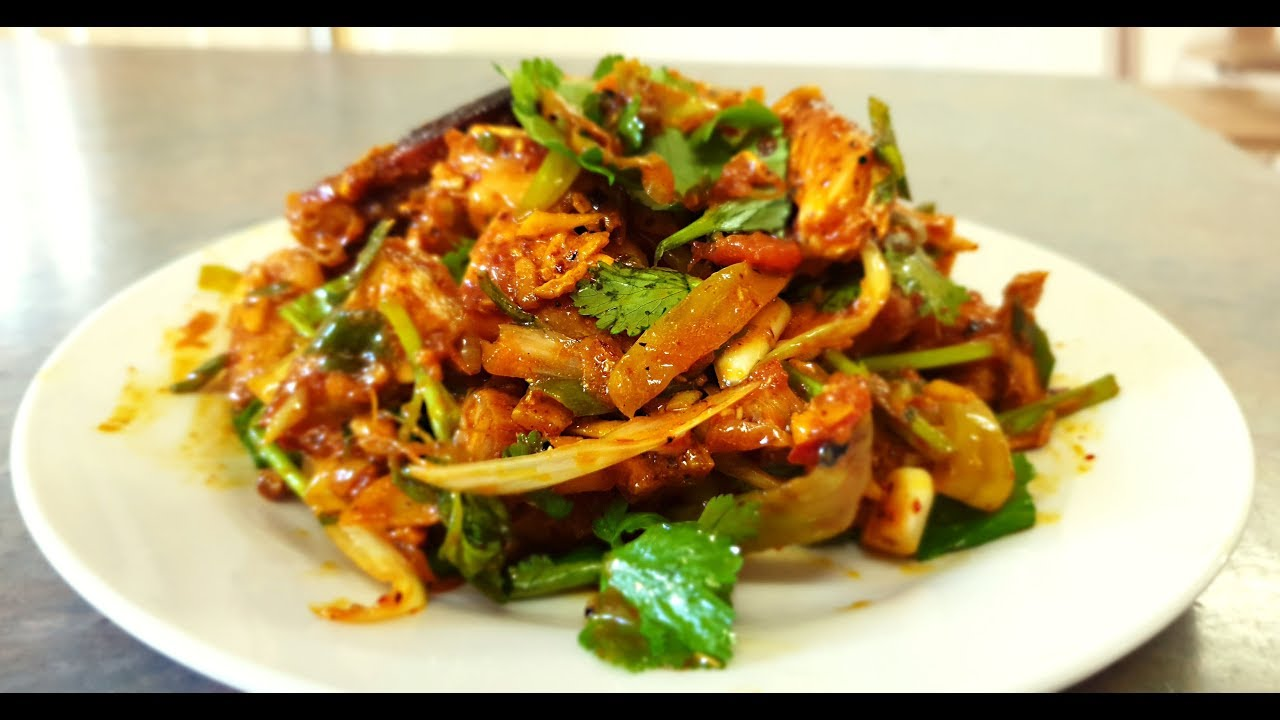
#> input picture data/raw/Chhoila/ch10.jpg, 1280 x 720 px; its folder holds only this picture in this run
$ jupyter execute Prepare-Dataset.ipynb
#> lines starting #> are read from the running program, lines starting #| are printed output that depends on the picture
[cell 1]
import os
import cv2
import matplotlib.pyplot as plt

[cell 2]
def preprocess_train_images(img):
    gray = cv2.cvtColor(img, cv2.COLOR_BGR2GRAY)
    resized_img=cv2.resize(gray,(256,256))
    return resized_img

[cell 3]
os.listdir("../data/raw/")

[cell 4]
for item in os.listdir('../data/raw'):
    for c,img in enumerate(os.listdir("../data/raw/"+item)):
        img_path="../data/raw/"+item+'/'+img
        loaded_img=cv2.imread(img_path)
#> loaded_img is the input picture: shape (720, 1280, 3); mean B, G, R 109.3, 156.6, 178.5
        processed_img=preprocess_train_images(loaded_img)
#> in preprocess_train_images, `gray = cv2.cvtColor(img, cv2.COLOR_BGR2GRAY)`:
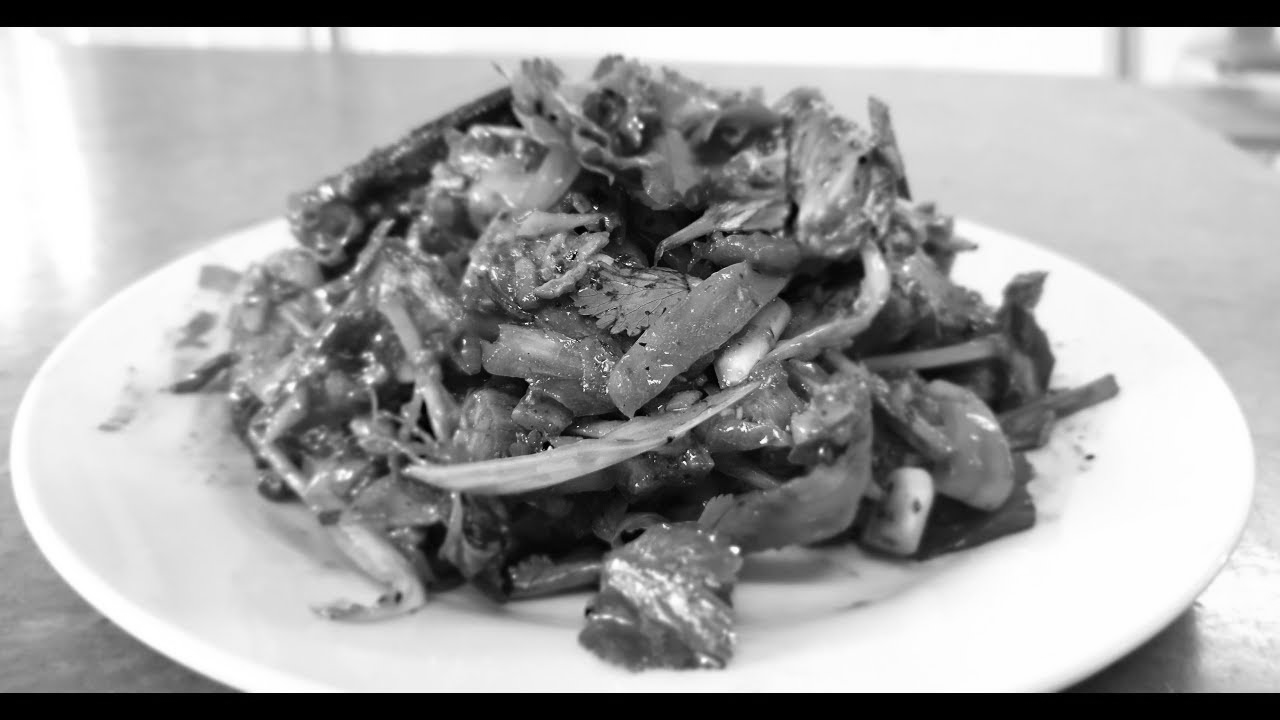
#> gray: shape (720, 1280); min 0, max 255, mean 157.8
#> in preprocess_train_images, `resized_img=cv2.resize(gray,(256,256))`:
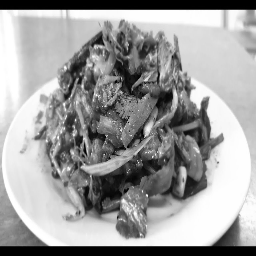
#> resized_img: shape (256, 256); min 0, max 255, mean 157.4
        saving_filename="item"+str(c)+".jpg"
        cv2.imwrite('../data/processed/'+item+"/"+saving_filename,processed_img)
#> pass 2 of the loop `for item in os.listdir('../data/raw'):`:
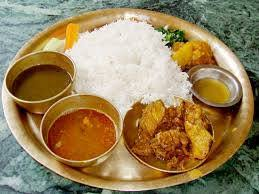
#> input picture data/raw/Daal-Bhat/thakali10.jpeg, 259 x 194 px
#> loaded_img is the input picture: shape (194, 259, 3); mean B, G, R 93.1, 131.4, 152.5
#> in preprocess_train_images (call 2), `gray = cv2.cvtColor(img, cv2.COLOR_BGR2GRAY)`:
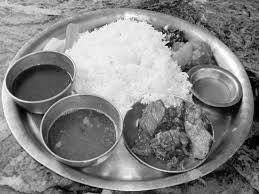
#> gray: shape (194, 259); min 0, max 255, mean 133.3
#> in preprocess_train_images (call 2), `resized_img=cv2.resize(gray,(256,256))`:
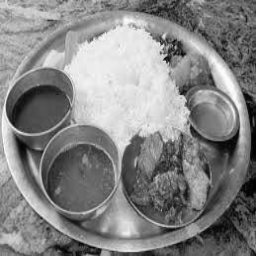
#> resized_img: shape (256, 256); min 0, max 254, mean 133.2
